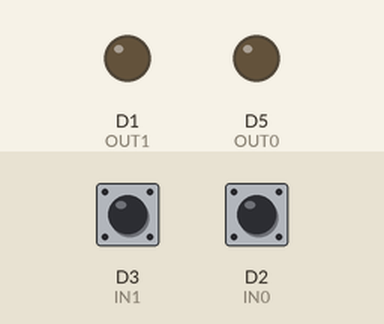
Bench run of a sketch on a simulated ESP8266 (NodeMCU). Parts: output pins drawn as LEDs (lit = HIGH). The inputs (shaded band) are chosen by the test bench; at power-on: D3 (IN1) HIGH, D2 (IN0) HIGH. WiFi joins after 1.5 s; servers stay silent unless stated; not simulated (calls return 0 or success): wifi_config.h; what the sketch prints to the serial monitor is not drawn.

Above: at 1.2 s.
1.3 s: D3 (IN1) pulled LOW for 0.15 s
At 2.6 s:
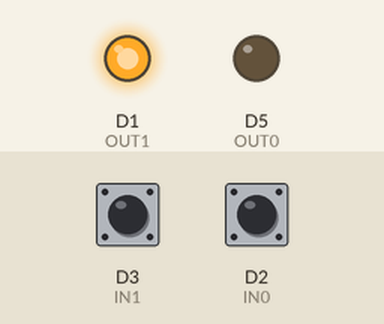
2.9 s: D2 (IN0) pulled LOW for 0.15 s
At 3.9 s:
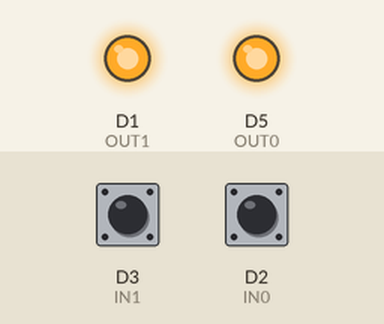
4.5 s: D3 (IN1) pulled LOW for 1 s
At 5.3 s:
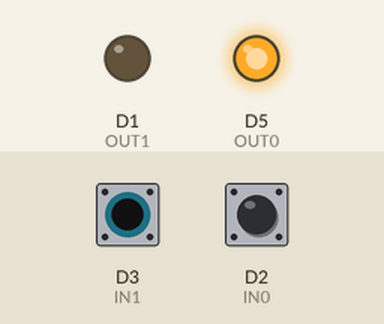
7.0 s: D3 (IN1) pulled LOW for 3.2 s
At 11.1 s:
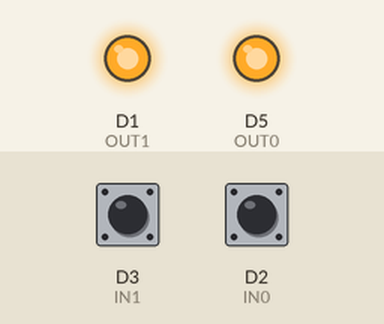
11.7 s: D2 (IN0) pulled LOW for 3.2 s
At 12.3 s:
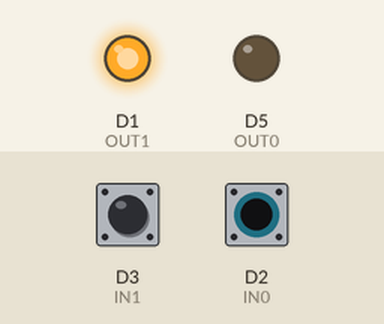
Timing chart, 0 to 16.4 s (numbered marks = the images above; inputs shaded):
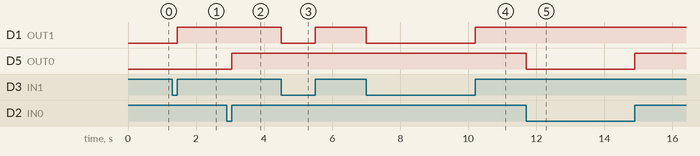

Measured:
- after the input at 1.3 s, D1 (OUT1): LOW → HIGH after 0.15 s
- after the input at 2.9 s, D5 (OUT0): LOW → HIGH after 0.15 s
- after the input at 4.5 s, D1 (OUT1): HIGH → LOW at once, → HIGH 1.0 s later
- after the input at 7.0 s, D1 (OUT1): HIGH → LOW at once, → HIGH 3.2 s later
- after the input at 11.7 s, D5 (OUT0): HIGH → LOW at once, → HIGH 3.2 s later

The sketch:

thermostat.ino
```cpp
#include <ESP8266WiFi.h>
#include <ESP8266HTTPClient.h>
#include <ESP8266httpUpdate.h>

#include <ArduinoJson.h>

// Should contain 'wifi_ssid' and 'wifi_password'
#include "wifi_config.h"

// Pins connected to incremental rotary encoder inputs of thermostat
#define OUT0 D5
#define OUT1 D1

// Pins connected to incremental rotary encoder
#define IN0 D2
#define IN1 D3

// File for next update
#define UPDATE_URI "http://192.168.178.2/thermostat/kids.v0001.bin"

// IPAddress ip(192, 168, 178, 210);  // Hallway
IPAddress ip(192, 168, 178, 211);     // Kids room
IPAddress gateway(192, 168, 178, 1);
IPAddress subnet(255, 255, 255, 0);
IPAddress dns(192, 168, 178, 1);

void setup_wifi() {
  delay(10);
  // We start by connecting to a WiFi network
  Serial.println();
  Serial.print("Connecting to ");
  Serial.println(wifi_ssid);

  WiFi.config(ip, dns, gateway, subnet);
  WiFi.begin(wifi_ssid, wifi_password);

  while (WiFi.status() != WL_CONNECTED) {
    delay(500);
    Serial.print(".");
  }

  Serial.println("");
  Serial.println("WiFi connected");
  Serial.println("IP address: ");
  Serial.println(WiFi.localIP());
}

void in0_change() {
  int in0 = digitalRead(IN0);
  digitalWrite(OUT0, in0);
}

void in1_change() {
  int in1 = digitalRead(IN1);
  digitalWrite(OUT1, in1);
}

void setup() {
  Serial.begin(115200);

  pinMode(OUT0, OUTPUT);
  pinMode(OUT1, OUTPUT);

  pinMode(IN0, INPUT_PULLUP);
  pinMode(IN1, INPUT_PULLUP);
  attachInterrupt(digitalPinToInterrupt(IN0), in0_change, CHANGE);
  attachInterrupt(digitalPinToInterrupt(IN1), in1_change, CHANGE);
}

void setTemperature(float temp) {
  int z = 0;
  // Set temperature to OFF
  for(uint8_t i = 0; i < 60; ++i) {
    digitalWrite(OUT1, z);
    delay(30);
    digitalWrite(OUT0, z);
    delay(30);

    z = (z+1) % 2;
  }

  /* Substract 4.5 from the given temperature to compute the number of steps
   * required to set the desired temperature, as the temperature directly jumps
   * from OFF tp 5C. */
  for(uint8_t i = 0; i < (temp-4.5)*2; ++i) {
    digitalWrite(OUT0, z);
    delay(30);
    digitalWrite(OUT1, z);
    delay(30);

    z = (z+1) % 2;
  }
}

void updateTemperatureIfChanged() {
  static float old_temp = 0.0f;

  HTTPClient http;
  http.begin("192.168.178.2", 8123, "/api/states/input_slider.lenyas_room_thermostat");
  int httpCode = http.GET();

  if(httpCode > 0) {
      // file found at server
      if(httpCode == HTTP_CODE_OK) {
          String payload = http.getString();

          /*
           * {
           *   "attributes": {
           *     "friendly_name": "Thermostat temperature",
           *       "max": 22.0,
           *       "min": 0.0,
           *       "step": 0.5
           *   },
           *   "entity_id": "input_slider.hallway_thermostat",
           *   "last_changed": "2016-12-28T18:12:40.244266+00:00",
           *   "last_updated": "2016-12-28T18:12:40.244266+00:00",
           *   "state": "0.0"
           * }
           *
           *
           * This yields 160, which is not sufficient:
           * const int BUFFER_SIZE = JSON_OBJECT_SIZE(4) + JSON_OBJECT_SIZE(5);
           *
           * I found 500 to work by trial and error.
           */
          StaticJsonBuffer<500> jsonBuffer;

          JsonObject& root = jsonBuffer.parseObject(payload);
          if (!root.success()) {
            Serial.println("parseObject() failed");
            return;
          }

          float temp = root["state"];
          if(temp != old_temp) {
            old_temp = temp;
            setTemperature(temp);
          }
      }
  }

  http.end();
}

void loop() {
  setup_wifi();

  // Try to update
  ESPhttpUpdate.update(UPDATE_URI);

  updateTemperatureIfChanged();

  // Sleep for 60 seconds
  WiFi.disconnect();
  WiFi.mode(WIFI_OFF);
  WiFi.forceSleepBegin(60 * 1000000L);
  delay(60 * 1000);

  // Wakeup
  WiFi.mode(WIFI_STA);
}
```
